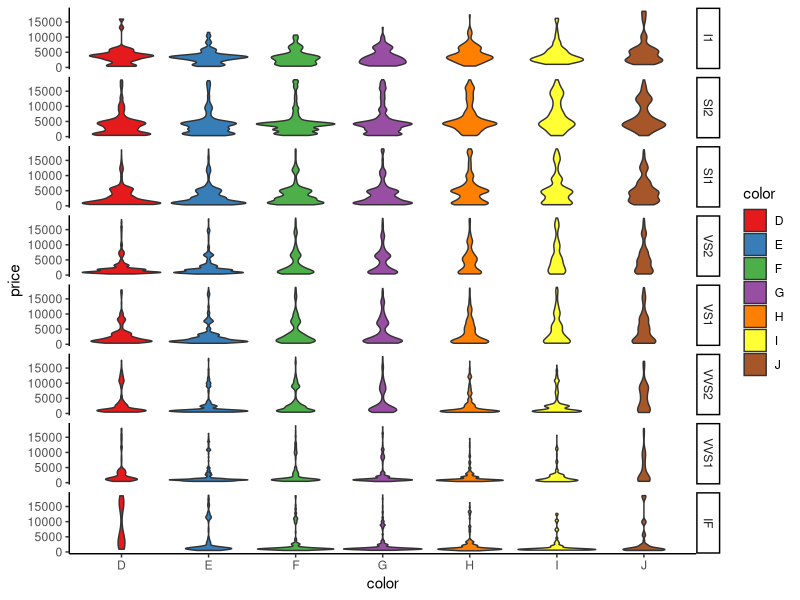

This chart was generated by the following R code:
## ---- chunk 1
knitr::opts_chunk$set(echo = TRUE)
## ---- chunk 2
library(dplyr)
library(ggplot2)
p1 <- diamonds %>% 
  ggplot(aes(x = color, y = price, fill = color)) + 
  geom_violin() + 
  facet_grid(clarity ~ .) + 
  theme_classic() +
  scale_fill_brewer(palette = 'Set1')
p1
